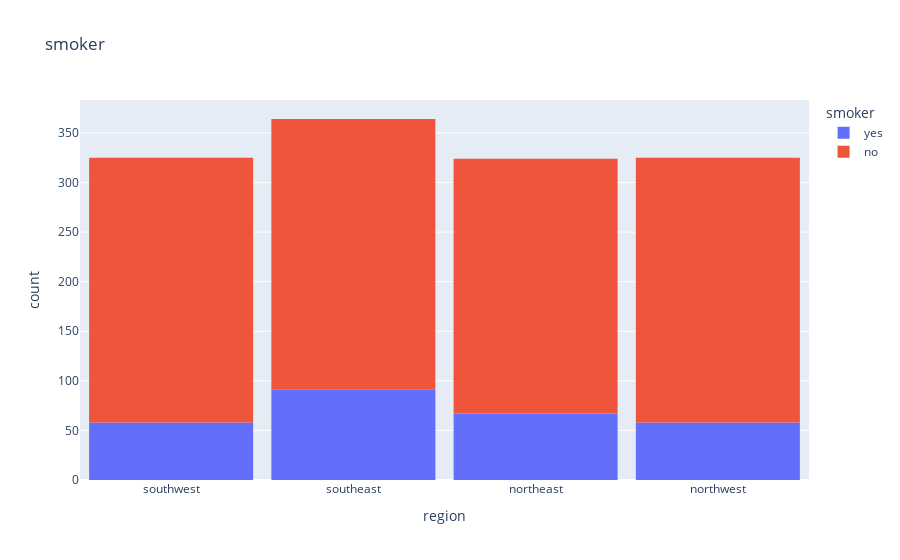

The notebook cell saved with this chart:
### Code cell
histogram_hijos = px.histogram(medical_df, x='region', color='smoker', title='smoker')
histogram_hijos.update_layout(bargap=0.1)
histogram_hijos

### Figure 1 — Plotly figure (JSON) as saved in the notebook; plotly's stock layout.template omitted (floating-point values rounded to 4 significant figures; data arrays with more than 128 entries replaced by an {"elided": "..."} marker saying what was removed)
{"data": [{"bingroup": "x", "hovertemplate": "smoker=yes<br>region=%{x}<br>count=%{y}<extra></extra>", "legendgroup": "yes", "marker": {"color": "#636efa", "pattern": {"shape": ""}}, "name": "yes", "orientation": "v", "showlegend": true, "type": "histogram", "x": {"elided": "274 str values"}, "xaxis": "x", "yaxis": "y"}, {"bingroup": "x", "hovertemplate": "smoker=no<br>region=%{x}<br>count=%{y}<extra></extra>", "legendgroup": "no", "marker": {"color": "#EF553B", "pattern": {"shape": ""}}, "name": "no", "orientation": "v", "showlegend": true, "type": "histogram", "x": {"elided": "1064 str values"}, "xaxis": "x", "yaxis": "y"}], "layout": {"bargap": 0.1, "barmode": "relative", "legend": {"title": {"text": "smoker"}, "tracegroupgap": 0}, "title": {"text": "smoker"}, "xaxis": {"anchor": "y", "domain": [0, 1], "title": {"text": "region"}}, "yaxis": {"anchor": "x", "domain": [0, 1], "title": {"text": "count"}}}}
